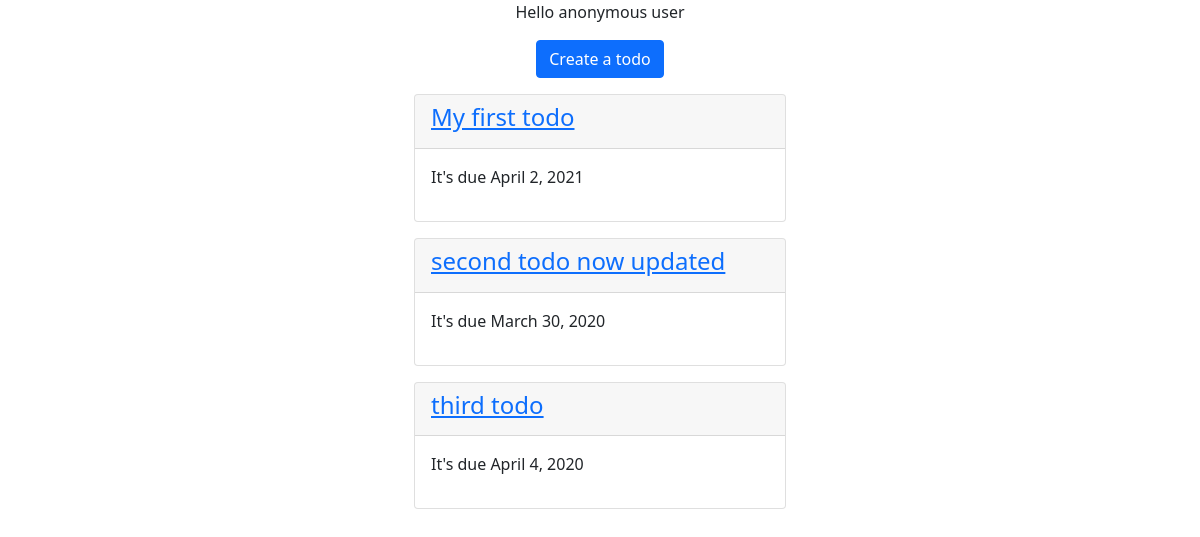
The app's page /, older data.
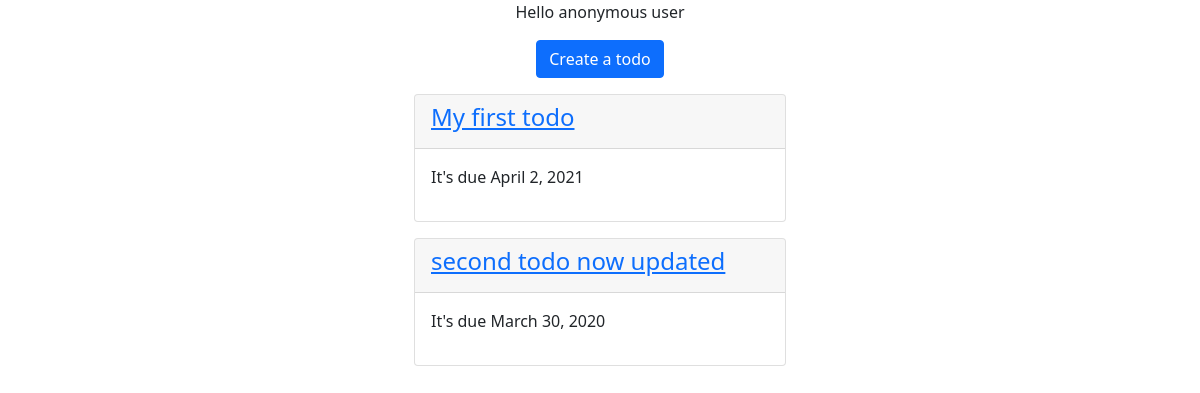
The same page, newer data.
### todo/models.py (models this page shows)
class Todo(models.Model):
    name = models.CharField(max_length=100)
    due_date = models.DateField()
    def __str__(self):
        return self.name

### todo/views.py (the view)
# urls.py: path('', todo_list),
def todo_list(request):
    todos = Todo.objects.all()
    print(todos)
    context = {
        "todo_list": todos
    }
    return render(request, "todo/todo_list.html", context)

### todo/templates/todo/todo_list.html
{% extends "base.html" %}
{% block content %}
    <div class="text-center">
      <p>
        {% if request.user.is_authenticated %}
          Hello {{ request.user.username }}
        {% else %}
          Hello anonymous user
        {% endif %}
      </p>
      <a class="btn btn-primary" href="/create">Create a todo</a>
    </div>
    <div class="col-4 offset-4">
      {% for todo in todo_list %}
        <div class="card mt-3">
          <div class="card-header">
            <a href="/{{ todo.id }}"><h4>{{ todo.name }}</h4></a>
          </div>
          <div class="card-body">
            <p>It's due {{ todo.due_date }}</p>
          </div>
        </div>
      {% endfor %}
    </div>
{% endblock %}

Row changes from the older to the newer data that the page shows:
removed Todo: name "third todo", due_date "April 4, 2020"
